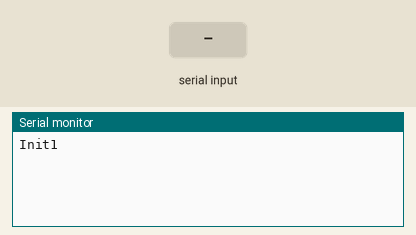
Recording of a sketch running on a simulated ESP8266 (NodeMCU). Parts: the last lines printed to the serial monitor. The test bench sets the inputs (shaded band). WiFi joins after 1.5 s; servers stay silent unless stated; uploads are accepted with an empty reply.

Above: at 3.3 s.
3.4 s: "1" received over Serial
At 5.6 s:
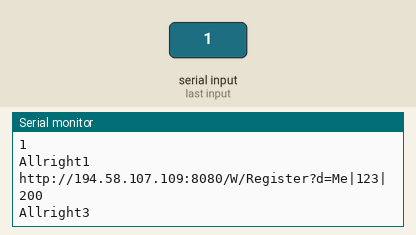
5.9 s: "0" received over Serial
At 8.0 s:
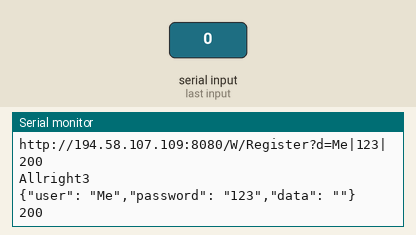

Measured:
- after the input at 3.4 s, the serial monitor: prints a new line after 1.0 s (image 1)
- after the input at 5.9 s, the serial monitor: prints a new line after 1.2 s (image 2)

The sketch:

web.ino
```cpp
#include <ESP8266WiFi.h>
#include <ESP8266HTTPClient.h>
#include <ESP8266WiFiMulti.h>
#include <WiFiClient.h>

const char *ssid = "HUAWEI Y9 2018";
const char *password = "192837465";

ESP8266WiFiMulti WiFiMulti;

void setup()
{
    Serial.begin(115200);
    WiFi.begin(ssid, password);

    while (WiFi.status() != WL_CONNECTED) {
      delay(1000);
    }

    String registerMessageFromSensors = "";
    String registerMessageToSensors = "Init1";
    while (registerMessageFromSensors == "") {
      Serial.println(registerMessageToSensors);
      delay(500);
      registerMessageFromSensors = Serial.readString();
    }
    Serial.println(registerMessageFromSensors);
    Serial.println("Allright1");
    Register(registerMessageFromSensors);
    Serial.println("Allright3");
}

void loop()
{
  String data = "";
  if (Serial.available()) {
    data = Serial.readString();
    updateData(data);
  }
  delay(500);
}

void updateData(String data)
{
    if ((WiFiMulti.run() == WL_CONNECTED))
    {
        WiFiClient client;
        HTTPClient http;

        char str[data.length()];
        data.toCharArray(str, data.length()); // todo: Убрать костыль!!!!
        data = String(str);
        data = data.substring(0, data.length() - 1);


        if (http.begin(client, "http://194.58.107.109:8080/W/Ping"))
        {

            http.addHeader("Content-Type", "application/json");
            String postData = "{\"user\": \"Me\",\"password\": \"123\",\"data\": \"" + data + "\"}";

            Serial.println(postData);

            int httpCode = http.POST(postData);
            Serial.println(httpCode);
            if (httpCode > 0)
            {
                if (httpCode == HTTP_CODE_OK || httpCode == HTTP_CODE_MOVED_PERMANENTLY)
                {
                    String payload = http.getString();
                    if(payload != "")
                    {
                      Serial.println(payload);
                    }
                }
            }
            http.end();
        }
    }
}

void Register(String data)
{
    if ((WiFiMulti.run() == WL_CONNECTED))
    {
        WiFiClient client;
        HTTPClient http;

        char str[data.length()];

        data.toCharArray(str, data.length());

        data = String(str);

        Serial.println("http://194.58.107.109:8080/W/Register?d=Me|123|" + data);

        String url = "http://194.58.107.109:8080/W/Register?d=Me|123|" + data;
        if (http.begin(client, url))
        {
            Serial.println(http.GET());
            http.end();
        }
    }
}
```
